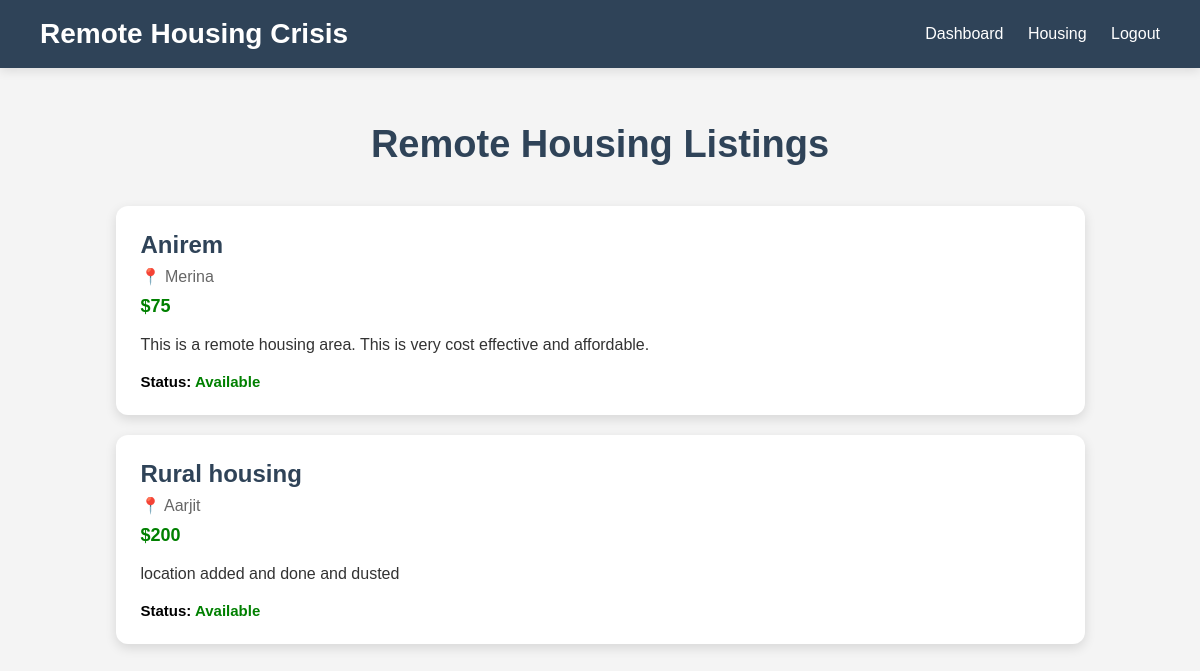
The app's page / (signed in), older data.
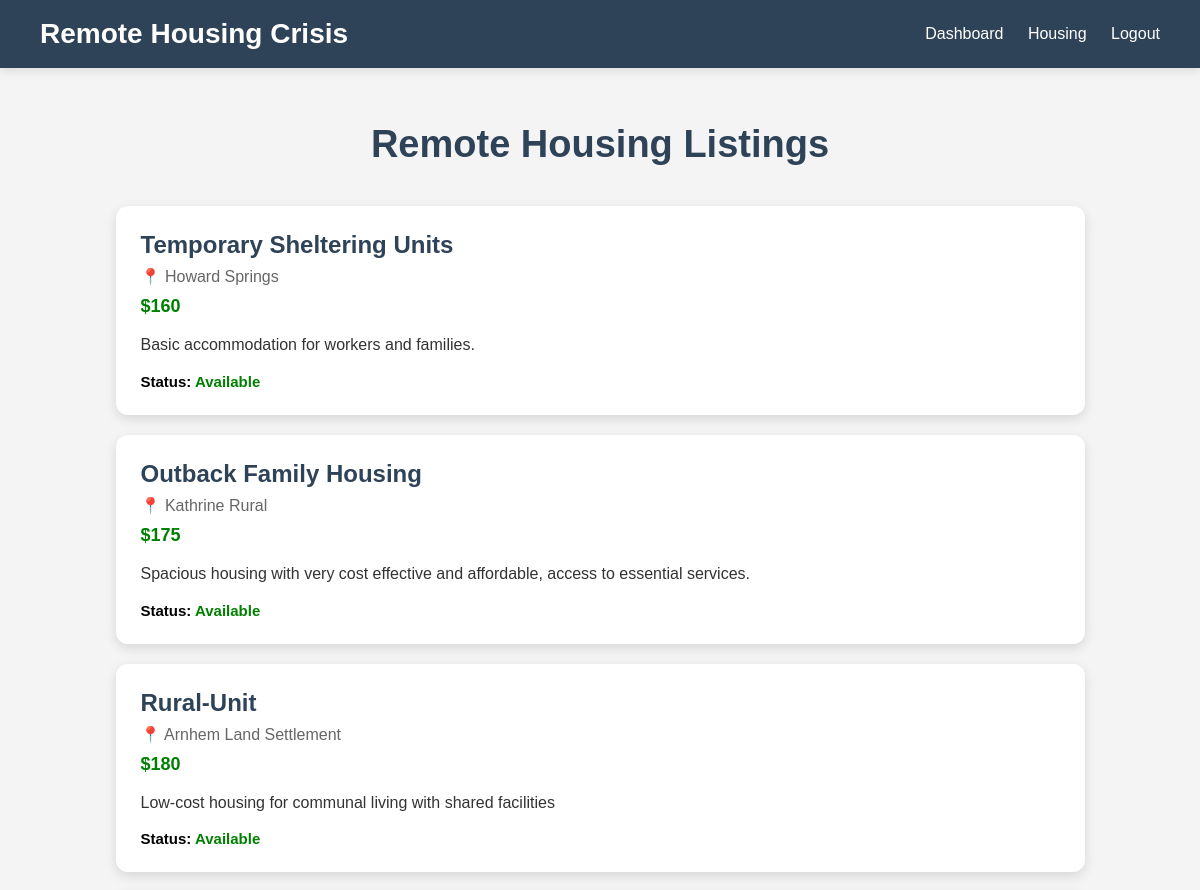
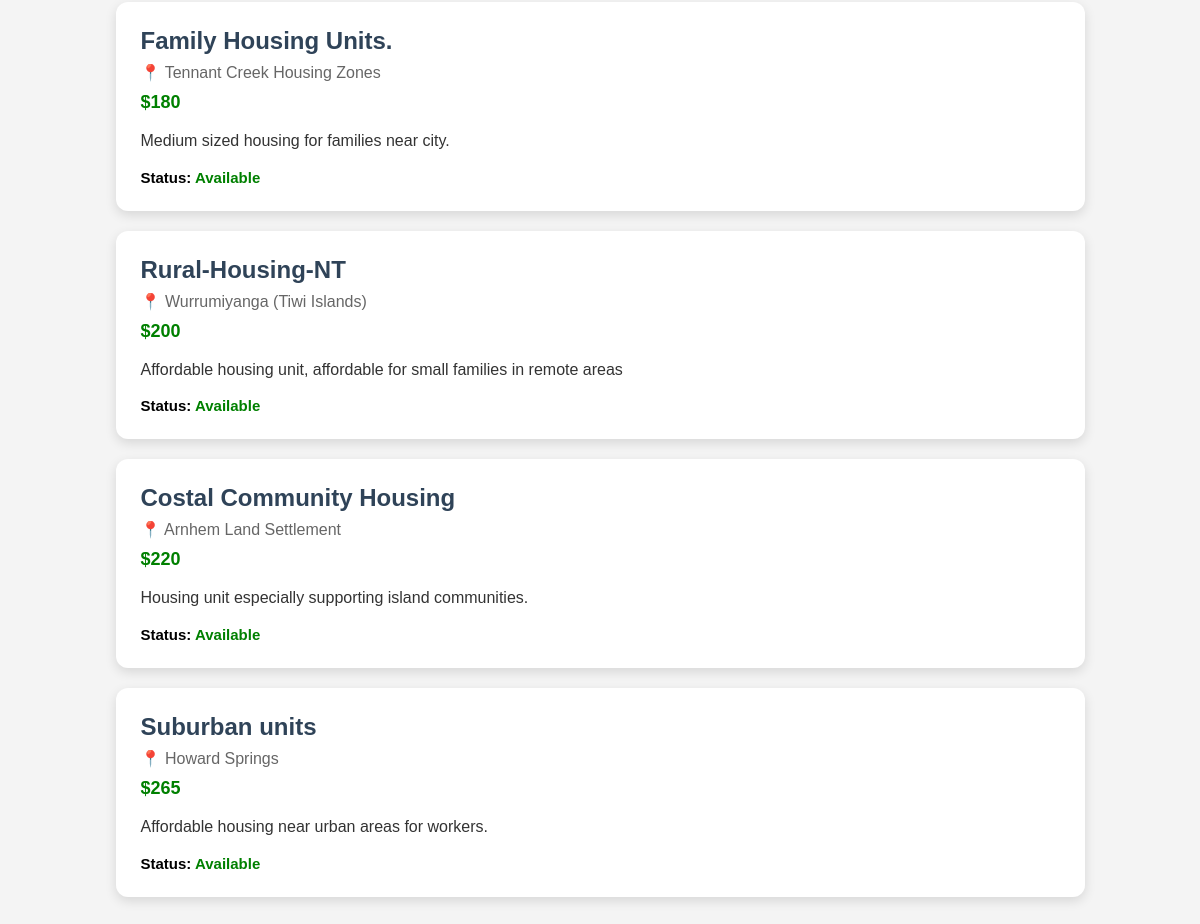
The same page, newer data (2 pictures, top to bottom).
### housing/models.py (models this page shows, shortened)
class Housing (models.Model):
    title = models.CharField(max_length=100)
    location = models.ForeignKey(Location, on_delete=models.CASCADE)
    price = models.IntegerField()
    description = models.TextField()
    is_available = models.BooleanField(default=True)

class Location(models.Model):
    name = models.CharField(max_length=100)
    region = models.CharField(max_length=100)
    def __str__(self):
        return self.name

### housing/views.py (the view)
class HousingListView(LoginRequiredMixin, ListView):
    model = Housing
    template_name = 'housing_list.html'
    login_url = 'login'
    def get_queryset(self):
        return HousingService.get_available_housing()

### housing/services/housing_service.py (called while the page is built)
    @staticmethod
    def get_available_housing():
        return Housing.objects.filter(
            is_available=True
        ).order_by('price')

### housing/templates/housing_list.html (shortened to what this page needs)
{% extends 'base.html' %}
{% block content %}
<h1 class="page-title">
    Remote Housing Listings
</h1>
<div class="container">
    {% for house in object_list %}
        <div class="card">
            <div class="title">
                {{ house.title }}
            </div>
            <div class="location">
                📍 {{ house.location }}
            </div>
            <div class="price">
                ${{ house.price }}
            </div>
            <div class="description">
                {{ house.description }}
            </div>
            <div class="status">
                Status:
                {% if house.is_available %}
                    <span class="available">
                        Available
                    </span>
                {% else %}
                    <span class="not-available">
                        Not Available
                    </span>
                {% endif %}
            </div>
        </div>
    {% empty %}
        <div class="empty">
            No housing available at the moment.
        </div>
    {% endfor %}
</div>
{% endblock %}

### templates/base.html (shortened to what this page needs)
<!DOCTYPE html>
<html lang="en">
<head>
</head>
<body>
    <nav class="navbar">
        <div class="logo">
            Remote Housing Crisis
        </div>
        <div class="nav-links">
            {% if user.is_authenticated %}
                <a href="/accounts/dashboard/">
                    Dashboard
                </a>
                <a href="/">
                    Housing
                </a>
                <a href="/accounts/logout/">
                    Logout
                </a>
            {% endif %}
        </div>
    </nav>
    <div class="main-content">
        {% block content %}
        {% endblock %}
    </div>
</body>
</html>

### templates/base.html (style rules this page uses)
body { margin: 0; font-family: Arial, sans-serif; background-color: #f4f4f4; }
.navbar { background-color: #2f4358; padding: 18px 40px; display: flex; justify-content: space-between; align-items: center; box-shadow: 0px 3px 10px rgba(0,0,0,0.1); }
.logo { color: white; font-size: 28px; font-weight: bold; }
.nav-links a { color: white; text-decoration: none; margin-left: 20px; font-size: 16px; transition: 0.3s; }
.main-content { padding: 30px; }

### housing/templates/housing_list.html (style rules this page uses)
.page-title { text-align: center; color: #2f4358; margin-bottom: 40px; font-size: 38px; }
.container { width: 85%; margin: auto; }
.card { background: white; padding: 25px; margin-bottom: 20px; border-radius: 12px; box-shadow: 0px 4px 12px rgba(0,0,0,0.12); transition: 0.3s ease; }
.title { font-size: 24px; font-weight: bold; color: #2f4358; }
.location { color: #666; margin-top: 8px; font-size: 16px; }
.price { color: green; font-weight: bold; margin-top: 10px; font-size: 18px; }
.description { margin-top: 15px; color: #333; line-height: 1.6; }
.status { margin-top: 15px; font-size: 15px; font-weight: bold; }
.available { color: green; }

Row changes from the older to the newer data that the page shows:
removed Housing: title "Rural housing", location "Aarjit", price "200", description "location added and done and dusted", is_available "Available"
added Housing: title "Temporary Sheltering Units", location "Howard Springs", price "160", description "Basic accommodation for workers and families.", is_available "Available"
changed Housing: title "Anirem" → "Outback Family Housing"; location "Merina" → "Kathrine Rural"; price "75" → "175"; description "This is a remote housing area. This is very cost effective and affordable." → "Spacious housing with very cost effective and affordable, access to essential services."
added Housing: title "Rural-Unit", location "Arnhem Land Settlement", price "180", description "Low-cost housing for communal living with shared facilities", is_available "Available"
added Housing: title "Family Housing Units.", location "Tennant Creek Housing Zones", price "180", description "Medium sized housing for families near city.", is_available "Available"
added Housing: title "Rural-Housing-NT", location "Wurrumiyanga (Tiwi Islands)", price "200", description "Affordable housing unit, affordable for small families in remote areas", is_available "Available"
added Housing: title "Costal Community Housing", location "Arnhem Land Settlement", price "220", description "Housing unit especially supporting island communities.", is_available "Available"
added Housing: title "Suburban units", location "Howard Springs", price "265", description "Affordable housing near urban areas for workers.", is_available "Available"
